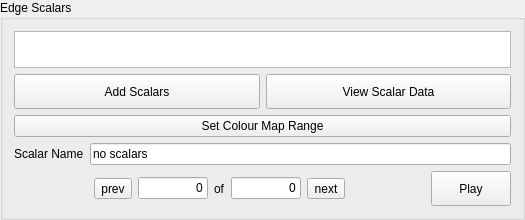
         <widget class="QGroupBox" name="groupBox_6">
          <property name="sizePolicy">
           <sizepolicy hsizetype="Preferred" vsizetype="Fixed">
            <horstretch>0</horstretch>
            <verstretch>0</verstretch>
           </sizepolicy>
          </property>
          <property name="minimumSize">
           <size>
            <width>0</width>
            <height>220</height>
           </size>
          </property>
          <property name="maximumSize">
           <size>
            <width>16777215</width>
            <height>220</height>
           </size>
          </property>
          <property name="title">
           <string>Edge Scalars</string>
          </property>
          <layout class="QVBoxLayout" name="verticalLayout_2">
           <item>
            <widget class="QListWidget" name="graphEdge_scalars_list">
             <property name="sizePolicy">
              <sizepolicy hsizetype="Expanding" vsizetype="Fixed">
               <horstretch>0</horstretch>
               <verstretch>0</verstretch>
              </sizepolicy>
             </property>
             <property name="maximumSize">
              <size>
               <width>16777215</width>
               <height>40</height>
              </size>
             </property>
            </widget>
           </item>
           <item>
            <layout class="QHBoxLayout" name="horizontalLayout_24">
             <item>
              <widget class="QPushButton" name="addEdgeScalars">
               <property name="sizePolicy">
                <sizepolicy hsizetype="Minimum" vsizetype="Preferred">
                 <horstretch>0</horstretch>
                 <verstretch>50</verstretch>
                </sizepolicy>
               </property>
               <property name="minimumSize">
                <size>
                 <width>0</width>
                 <height>35</height>
                </size>
               </property>
               <property name="maximumSize">
                <size>
                 <width>16777215</width>
                 <height>35</height>
                </size>
               </property>
               <property name="text">
                <string>Add Scalars</string>
               </property>
              </widget>
             </item>
             <item>
              <widget class="QPushButton" name="but_viewScData_2">
               <property name="sizePolicy">
                <sizepolicy hsizetype="Minimum" vsizetype="Preferred">
                 <horstretch>0</horstretch>
                 <verstretch>50</verstretch>
                </sizepolicy>
               </property>
               <property name="minimumSize">
                <size>
                 <width>0</width>
                 <height>35</height>
                </size>
               </property>
               <property name="maximumSize">
                <size>
                 <width>16777215</width>
                 <height>35</height>
                </size>
               </property>
               <property name="text">
                <string>View Scalar Data</string>
               </property>
              </widget>
             </item>
            </layout>
           </item>
           <item>
            <widget class="QPushButton" name="but_edge_setCRange">
             <property name="text">
              <string>Set Colour Map Range</string>
             </property>
            </widget>
           </item>
           <item>
            <layout class="QHBoxLayout" name="horizontalLayout_36">
             <item>
              <widget class="QLabel" name="label_45">
               <property name="text">
                <string>Scalar Name</string>
               </property>
              </widget>
             </item>
             <item>
              <widget class="QLineEdit" name="lineEdit_2">
               <property name="sizePolicy">
                <sizepolicy hsizetype="Expanding" vsizetype="Fixed">
                 <horstretch>0</horstretch>
                 <verstretch>50</verstretch>
                </sizepolicy>
               </property>
               <property name="minimumSize">
                <size>
                 <width>100</width>
                 <height>0</height>
                </size>
               </property>
               <property name="text">
                <string>no scalars</string>
               </property>
              </widget>
             </item>
            </layout>
           </item>
           <item>
            <layout class="QHBoxLayout" name="horizontalLayout_68">
             <item>
              <spacer name="horizontalSpacer_42">
               <property name="orientation">
                <enum>Qt::Horizontal</enum>
               </property>
               <property name="sizeHint" stdset="0">
                <size>
                 <width>40</width>
                 <height>20</height>
                </size>
               </property>
              </spacer>
             </item>
             <item>
              <spacer name="horizontalSpacer_43">
               <property name="orientation">
                <enum>Qt::Horizontal</enum>
               </property>
               <property name="sizeHint" stdset="0">
                <size>
                 <width>40</width>
                 <height>20</height>
                </size>
               </property>
              </spacer>
             </item>
             <item>
              <layout class="QHBoxLayout" name="horizontalLayout_42">
               <item>
                <widget class="QToolButton" name="scalar_prev_2">
                 <property name="sizePolicy">
                  <sizepolicy hsizetype="Fixed" vsizetype="Fixed">
                   <horstretch>0</horstretch>
                   <verstretch>50</verstretch>
                  </sizepolicy>
                 </property>
                 <property name="text">
                  <string>prev</string>
                 </property>
                </widget>
               </item>
               <item>
                <widget class="QLineEdit" name="MinScalarIndex_2">
                 <property name="sizePolicy">
                  <sizepolicy hsizetype="Expanding" vsizetype="Fixed">
                   <horstretch>0</horstretch>
                   <verstretch>50</verstretch>
                  </sizepolicy>
                 </property>
                 <property name="maximumSize">
                  <size>
                   <width>70</width>
                   <height>16777215</height>
                  </size>
                 </property>
                 <property name="text">
                  <string>0</string>
                 </property>
                 <property name="alignment">
                  <set>Qt::AlignRight|Qt::AlignTrailing|Qt::AlignVCenter</set>
                 </property>
                </widget>
               </item>
               <item>
                <widget class="QLabel" name="label_46">
                 <property name="text">
                  <string>of</string>
                 </property>
                </widget>
               </item>
               <item>
                <widget class="QLineEdit" name="MaxScalarIndex_2">
                 <property name="sizePolicy">
                  <sizepolicy hsizetype="Expanding" vsizetype="Fixed">
                   <horstretch>0</horstretch>
                   <verstretch>50</verstretch>
                  </sizepolicy>
                 </property>
                 <property name="maximumSize">
                  <size>
                   <width>70</width>
                   <height>16777215</height>
                  </size>
                 </property>
                 <property name="text">
                  <string>0</string>
                 </property>
                 <property name="alignment">
                  <set>Qt::AlignRight|Qt::AlignTrailing|Qt::AlignVCenter</set>
                 </property>
                </widget>
               </item>
               <item>
                <widget class="QToolButton" name="scalar_next_2">
                 <property name="sizePolicy">
                  <sizepolicy hsizetype="Fixed" vsizetype="Fixed">
                   <horstretch>0</horstretch>
                   <verstretch>50</verstretch>
                  </sizepolicy>
                 </property>
                 <property name="text">
                  <string>next</string>
                 </property>
                </widget>
               </item>
              </layout>
             </item>
             <item>
              <spacer name="horizontalSpacer_44">
               <property name="orientation">
                <enum>Qt::Horizontal</enum>
               </property>
               <property name="sizeHint" stdset="0">
                <size>
                 <width>40</width>
                 <height>20</height>
                </size>
               </property>
              </spacer>
             </item>
             <item>
              <spacer name="horizontalSpacer_45">
               <property name="orientation">
                <enum>Qt::Horizontal</enum>
               </property>
               <property name="sizeHint" stdset="0">
                <size>
                 <width>40</width>
                 <height>20</height>
                </size>
               </property>
              </spacer>
             </item>
             <item>
              <widget class="QPushButton" name="PlayScalars_2">
               <property name="sizePolicy">
                <sizepolicy hsizetype="Minimum" vsizetype="Fixed">
                 <horstretch>0</horstretch>
                 <verstretch>50</verstretch>
                </sizepolicy>
               </property>
               <property name="minimumSize">
                <size>
                 <width>0</width>
                 <height>35</height>
                </size>
               </property>
               <property name="maximumSize">
                <size>
                 <width>16777215</width>
                 <height>35</height>
                </size>
               </property>
               <property name="text">
                <string>Play</string>
               </property>
              </widget>
             </item>
            </layout>
           </item>
          </layout>
         </widget>
